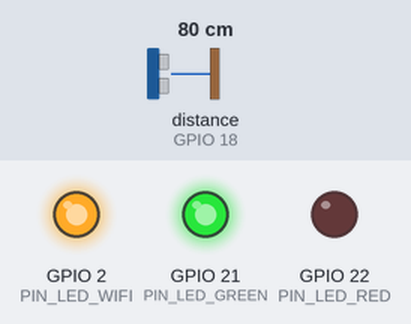
Recording of a sketch running on a simulated ESP32. Parts: output pins drawn as LEDs (lit = HIGH). Wiring (inferred from the names in the program): ultrasonic range finder: trigger GPIO 5; echo GPIO 18. The inputs (shaded band) are chosen by the test bench; at power-on: distance to the obstacle (sensor on GPIO 18) 80 cm. The echo pulse lasts 58.3 µs per cm; WiFi joins after 1.5 s; servers stay silent unless stated; uploads are accepted with an empty reply; random numbers use the default seed unless the sketch sets one; no MQTT or app messages arrive unless stated; pins used as bus, display or sensor lines are not drawn; what the sketch prints to the serial monitor is not drawn.

Above: at 2.7 s.
2.8 s: distance to the obstacle (sensor on GPIO 18) set to 56 cm
6.9 s: distance to the obstacle (sensor on GPIO 18) set to 45 cm
At 9.8 s:
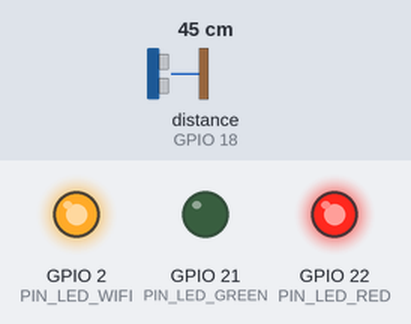
11.0 s: distance to the obstacle (sensor on GPIO 18) set to 60 cm
At 13.4 s:
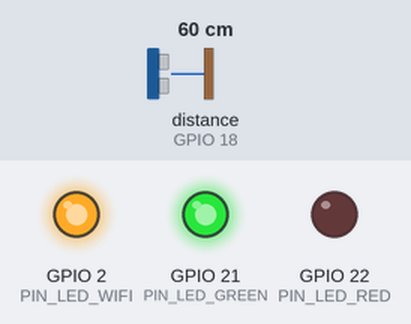
15.1 s: distance to the obstacle (sensor on GPIO 18) set to 2 cm
At 19.0 s:
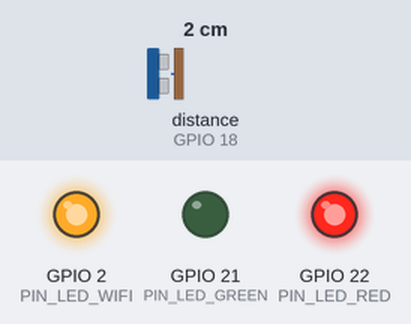
Timing chart, 0 to 20.5 s (numbered marks = the images above; inputs shaded):
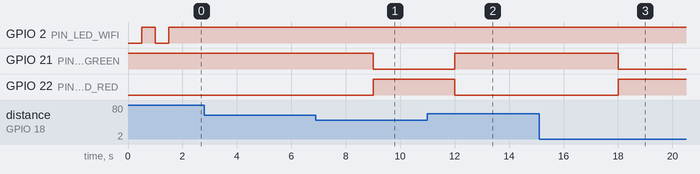

The sketch:

smart_parking_esp32.ino
```cpp
/*
 * ==============================================================================
 * Smart Parking Management System - ESP32 IoT Node Firmware
 * ==============================================================================
 * Features:
 *  - Dual-protocol support: HTTP REST & MQTT
 *  - HC-SR04 Ultrasonic Distance Sensor or IR obstacle sensor
 *  - Onboard Status LEDs (Green = Available, Red = Occupied, Blue = WiFi Connected)
 *  - Automatic reconnect on WiFi/MQTT dropouts
 *  - Configurable Occupied threshold (default < 50 cm)
 *  - Debounce filtering to prevent rapid false triggers
 * ==============================================================================
 */

#include <WiFi.h>
#include <HTTPClient.h>
#include <PubSubClient.h>
#include <ArduinoJson.h>

// ----------------- CONFIGURATION -----------------
const char* WIFI_SSID = "YOUR_WIFI_SSID";
const char* WIFI_PASS = "YOUR_WIFI_PASSWORD";

// Server Endpoints
const char* SERVER_REST_URL = "http://192.168.1.100:5000/api/sensors/data";
const char* MQTT_BROKER = "broker.hivemq.com";
const int   MQTT_PORT = 1883;
const char* MQTT_TOPIC_PUBLISH = "smartparking/sensors/data";

// Sensor & Slot Identification
const char* SENSOR_ID = "SENSOR-001";
const char* SLOT_ID   = "A-01";
const float DISTANCE_THRESHOLD_CM = 50.0; // Distance below this = OCCUPIED

// Pin Definitions (ESP32)
#define PIN_TRIG 5
#define PIN_ECHO 18
#define PIN_LED_GREEN 21
#define PIN_LED_RED 22
#define PIN_LED_WIFI 2

// Telemetry Interval (milliseconds)
const unsigned long TELEMETRY_INTERVAL = 3000;
unsigned long lastTelemetryTime = 0;

// State Tracking
bool isOccupied = false;
WiFiClient espClient;
PubSubClient mqttClient(espClient);

// ----------------- SENSOR READING -----------------
float readUltrasonicDistance() {
  digitalWrite(PIN_TRIG, LOW);
  delayMicroseconds(2);
  digitalWrite(PIN_TRIG, HIGH);
  delayMicroseconds(10);
  digitalWrite(PIN_TRIG, LOW);

  long duration = pulseIn(PIN_ECHO, HIGH, 30000); // 30ms timeout (~5m max)
  if (duration == 0) {
    return 999.0; // No echo / out of range
  }
  float distanceCm = (duration * 0.0343) / 2.0;
  return distanceCm;
}

// ----------------- WIFI SETUP -----------------
void connectWiFi() {
  Serial.print("Connecting to WiFi: ");
  Serial.println(WIFI_SSID);
  WiFi.mode(WIFI_STA);
  WiFi.begin(WIFI_SSID, WIFI_PASS);

  int attempts = 0;
  while (WiFi.status() != WL_CONNECTED && attempts < 20) {
    delay(500);
    Serial.print(".");
    digitalWrite(PIN_LED_WIFI, !digitalRead(PIN_LED_WIFI));
    attempts++;
  }

  if (WiFi.status() == WL_CONNECTED) {
    Serial.println("\nWiFi Connected!");
    Serial.print("IP Address: ");
    Serial.println(WiFi.localIP());
    digitalWrite(PIN_LED_WIFI, HIGH);
  } else {
    Serial.println("\nWiFi Connection Failed! Will retry in main loop.");
    digitalWrite(PIN_LED_WIFI, LOW);
  }
}

// ----------------- MQTT SETUP -----------------
void connectMQTT() {
  if (WiFi.status() != WL_CONNECTED) return;

  mqttClient.setServer(MQTT_BROKER, MQTT_PORT);
  if (!mqttClient.connected()) {
    Serial.print("Connecting to MQTT Broker: ");
    Serial.println(MQTT_BROKER);
    String clientId = "ESP32_ParkingNode_" + String(random(0xffff), HEX);
    if (mqttClient.connect(clientId.c_str())) {
      Serial.println("MQTT Connected successfully!");
    } else {
      Serial.print("MQTT Failed, rc=");
      Serial.println(mqttClient.state());
    }
  }
}

// ----------------- TRANSMIT DATA -----------------
void sendTelemetryHTTP(float distance, bool occupied) {
  if (WiFi.status() != WL_CONNECTED) return;

  HTTPClient http;
  http.begin(SERVER_REST_URL);
  http.addHeader("Content-Type", "application/json");

  StaticJsonDocument<256> doc;
  doc["sensorId"] = SENSOR_ID;
  doc["slotId"] = SLOT_ID;
  doc["distance"] = distance;
  doc["status"] = occupied ? "occupied" : "available";
  doc["rssi"] = WiFi.RSSI();
  doc["ip"] = WiFi.localIP().toString();

  String requestBody;
  serializeJson(doc, requestBody);

  int httpCode = http.POST(requestBody);
  if (httpCode > 0) {
    Serial.printf("[HTTP] POST Success, code: %d\n", httpCode);
  } else {
    Serial.printf("[HTTP] POST Failed: %s\n", http.errorToString(httpCode).c_str());
  }
  http.end();
}

void sendTelemetryMQTT(float distance, bool occupied) {
  if (!mqttClient.connected()) {
    connectMQTT();
  }
  if (mqttClient.connected()) {
    StaticJsonDocument<256> doc;
    doc["sensorId"] = SENSOR_ID;
    doc["slotId"] = SLOT_ID;
    doc["distance"] = distance;
    doc["status"] = occupied ? "occupied" : "available";
    doc["rssi"] = WiFi.RSSI();

    char buffer[256];
    serializeJson(doc, buffer);
    mqttClient.publish(MQTT_TOPIC_PUBLISH, buffer);
    Serial.printf("[MQTT] Published to %s: %s\n", MQTT_TOPIC_PUBLISH, buffer);
  }
}

// ----------------- ARDUINO SETUP & LOOP -----------------
void setup() {
  Serial.begin(115200);
  pinMode(PIN_TRIG, OUTPUT);
  pinMode(PIN_ECHO, INPUT);
  pinMode(PIN_LED_GREEN, OUTPUT);
  pinMode(PIN_LED_RED, OUTPUT);
  pinMode(PIN_LED_WIFI, OUTPUT);

  digitalWrite(PIN_LED_GREEN, HIGH);
  digitalWrite(PIN_LED_RED, LOW);
  digitalWrite(PIN_LED_WIFI, LOW);

  Serial.println("\n--- Smart Parking ESP32 Node Initializing ---");
  connectWiFi();
  connectMQTT();
}

void loop() {
  if (WiFi.status() != WL_CONNECTED) {
    connectWiFi();
  }
  mqttClient.loop();

  unsigned long currentMillis = millis();
  if (currentMillis - lastTelemetryTime >= TELEMETRY_INTERVAL) {
    lastTelemetryTime = currentMillis;

    float distance = readUltrasonicDistance();
    bool currentOccupiedState = (distance < DISTANCE_THRESHOLD_CM && distance > 2.0);

    // Update LED indicators
    if (currentOccupiedState) {
      digitalWrite(PIN_LED_RED, HIGH);
      digitalWrite(PIN_LED_GREEN, LOW);
    } else {
      digitalWrite(PIN_LED_RED, LOW);
      digitalWrite(PIN_LED_GREEN, HIGH);
    }

    Serial.printf("[Sensor %s] Distance: %.1f cm | Status: %s\n",
                  SENSOR_ID, distance, currentOccupiedState ? "OCCUPIED" : "AVAILABLE");

    // Send via both HTTP and MQTT
    sendTelemetryHTTP(distance, currentOccupiedState);
    sendTelemetryMQTT(distance, currentOccupiedState);

    isOccupied = currentOccupiedState;
  }
}
```

Measured:
- the behaviour switches between 51 and 50 cm on distance to the obstacle (sensor on GPIO 18) (found by bisection; images 0 and 1)
- after the input at 2.8 s, every drawn part: stays the same
- after the input at 6.9 s, GPIO 21 (PIN_LED_GREEN): HIGH → LOW after 2.1 s; GPIO 22 (PIN_LED_RED): LOW → HIGH after 2.1 s
- after the input at 11.0 s, GPIO 21 (PIN_LED_GREEN): LOW → HIGH after 1.0 s; GPIO 22 (PIN_LED_RED): HIGH → LOW after 1.0 s
- after the input at 15.1 s, GPIO 21 (PIN_LED_GREEN): HIGH → LOW after 2.9 s; GPIO 22 (PIN_LED_RED): LOW → HIGH after 2.9 s
